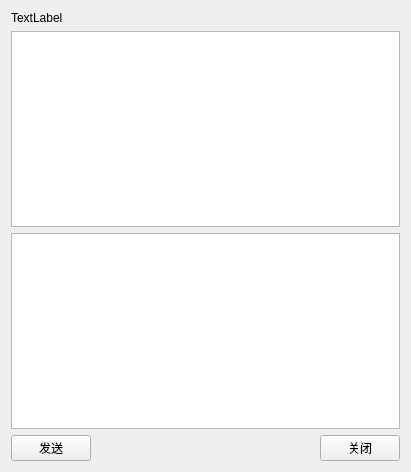
<?xml version="1.0" encoding="UTF-8"?>
<ui version="4.0">
 <class>Conversation</class>
 <widget class="QWidget" name="Conversation">
  <property name="geometry">
   <rect>
    <x>0</x>
    <y>0</y>
    <width>411</width>
    <height>472</height>
   </rect>
  </property>
  <property name="windowTitle">
   <string>Form</string>
  </property>
  <layout class="QGridLayout" name="gridLayout_2">
   <item row="0" column="0">
    <layout class="QGridLayout" name="gridLayout">
     <item row="0" column="0" colspan="3">
      <widget class="QLabel" name="label">
       <property name="text">
        <string>TextLabel</string>
       </property>
      </widget>
     </item>
     <item row="1" column="0" colspan="3">
      <widget class="QTextEdit" name="textEdit_read"/>
     </item>
     <item row="2" column="0" colspan="3">
      <widget class="QTextEdit" name="textEdit_write"/>
     </item>
     <item row="3" column="0">
      <widget class="QPushButton" name="pushButton_send">
       <property name="text">
        <string>发送</string>
       </property>
      </widget>
     </item>
     <item row="3" column="1">
      <spacer name="horizontalSpacer">
       <property name="orientation">
        <enum>Qt::Horizontal</enum>
       </property>
       <property name="sizeHint" stdset="0">
        <size>
         <width>128</width>
         <height>20</height>
        </size>
       </property>
      </spacer>
     </item>
     <item row="3" column="2">
      <widget class="QPushButton" name="pushButton_close">
       <property name="text">
        <string>关闭</string>
       </property>
      </widget>
     </item>
    </layout>
   </item>
  </layout>
 </widget>
 <resources/>
 <connections>
  <connection>
   <sender>pushButton_close</sender>
   <signal>clicked()</signal>
   <receiver>Conversation</receiver>
   <slot>close()</slot>
   <hints>
    <hint type="sourcelabel">
     <x>352</x>
     <y>445</y>
    </hint>
    <hint type="destinationlabel">
     <x>205</x>
     <y>235</y>
    </hint>
   </hints>
  </connection>
 </connections>
</ui>
